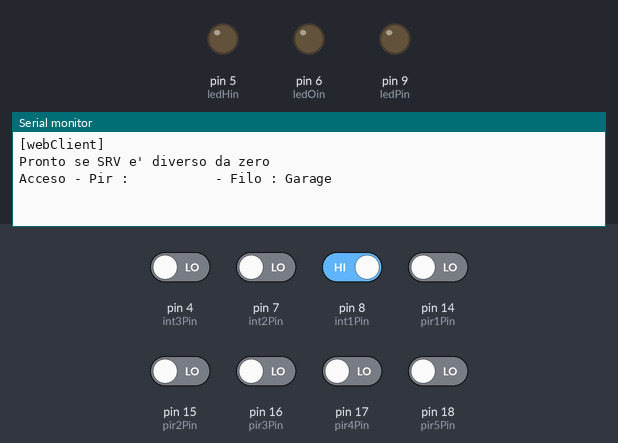
Bench run of a sketch on a simulated Arduino Uno, built with avr-gcc and run on an emulated ATmega328P. Shown: output pins drawn as LEDs (lit = HIGH), the last lines printed to the serial monitor. The inputs (shaded band) are chosen by the test bench; at power-on: pin 8 (int1Pin) HIGH, pin 4 (int3Pin), pin 7 (int2Pin), pin 14 (pir1Pin), pin 15 (pir2Pin), pin 16 (pir3Pin), pin 17 (pir4Pin), pin 18 (pir5Pin) LOW.

Above: at 13.2 s.
13.3 s: pin 7 (int2Pin) driven HIGH
17.0 s: pin 4 (int3Pin) driven HIGH
At 17.9 s:
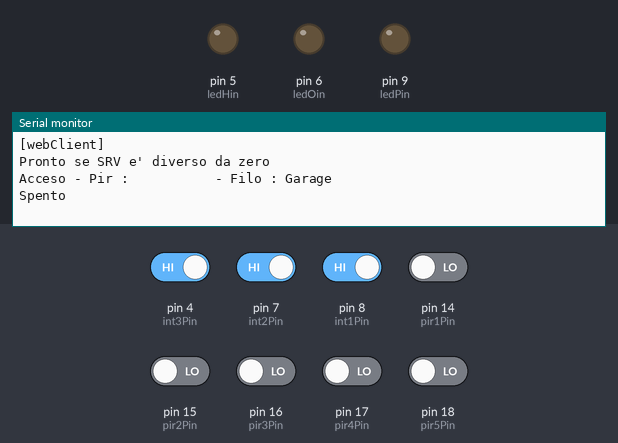
20.7 s: pin 14 (pir1Pin) driven HIGH
At 21.3 s:
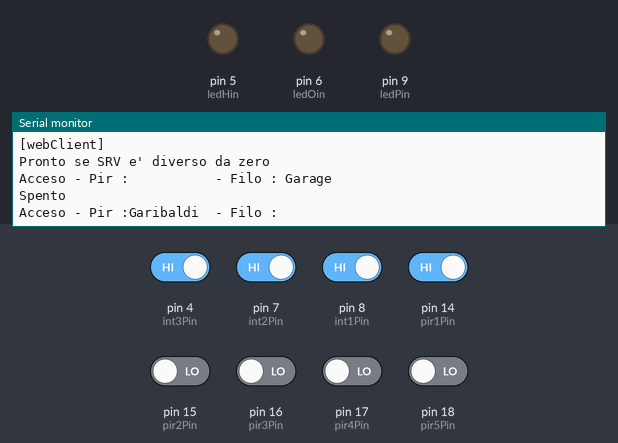
24.4 s: pin 8 (int1Pin) driven LOW
At 26.15 s:
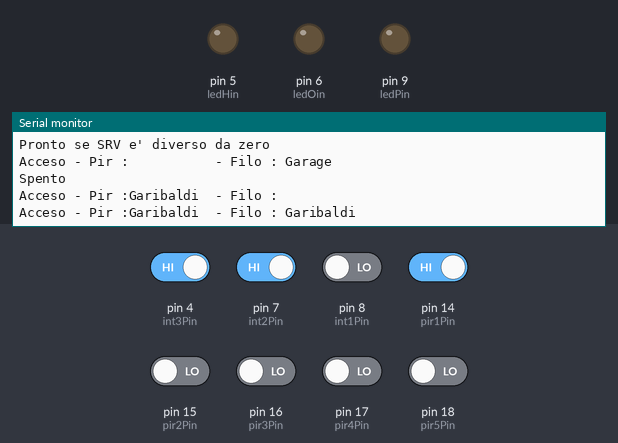
31.9 s: pin 8 (int1Pin) driven HIGH
At 32.21 s:
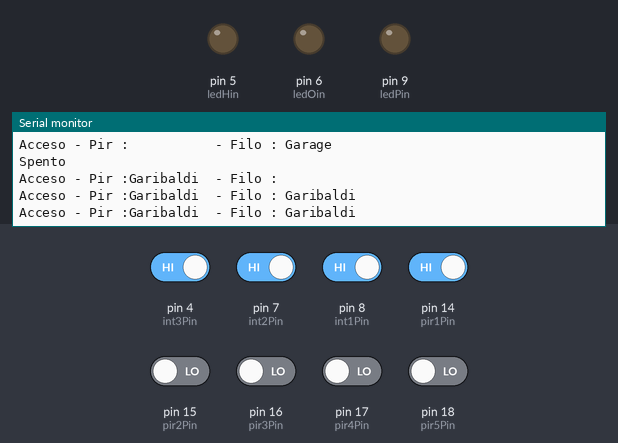
35.6 s: pin 4 (int3Pin) driven LOW
At 36.26 s:
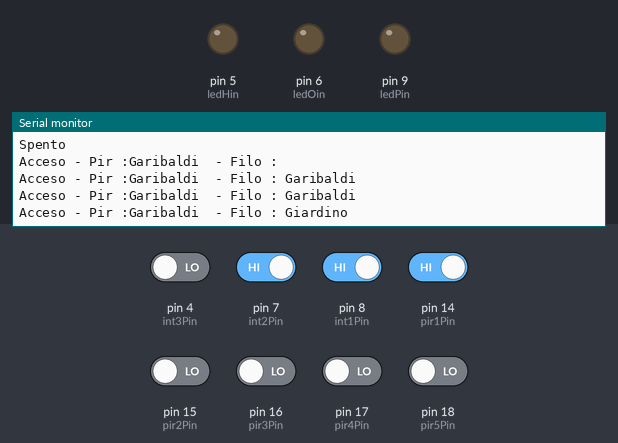

The sketch:

Antifurto_IFTTT_Ethernet.ino
```cpp
/*
 * Allarme volumetrico pin 7
 * con cicalino passivi pin 8
 * chiamata web pin 10-11-12-13, con servizio IFTTT
 */

#include <SPI.h>
#include <EtherCard.h>
/*
https://maker.ifttt.com/trigger/allarme/with/key/gIPjQHXG7GUwbxb_Tn7K3OXRySwQaf6oXyh2QnF1Qod
*/
// ethernet interface mac address, must be unique on the LAN
static byte mymac[] = { 0x74,0x69,0x69,0x2D,0x30,0x31 };

// VALORI ORIGINALI
//char postVariableToURL[250];
//byte Ethernet::buffer[700];

char postVariableToURL[100];

byte Ethernet::buffer[900];
static uint32_t timer;

static byte myip[] = { 192,168,1,208 };
static byte gwip[] = { 192,168,1,1 };
static byte dnsip[] = { 192,168,1,1 };
static byte mask[] = { 255,255,255,0 };
//static byte hisip[] = { 208,86,224,90 };
static byte hisip[] = { 192,168,1,208 };

const char website[] PROGMEM = "maker.ifttt.com";
//const char website[] PROGMEM = "www.google.com";
//const char website[] PROGMEM = "192.168.1.203";
// called when the client request is complete}
boolean ledStatus;

char* on = "ON";
char* off = "OFF";
char* home = "HOME";

char* statusLabel;
char* colorLabel;

int pir1Pin =14;  // Input for HC-S501 il pin 14 -> A0 come digitale terrazzo garibaldi
int pir2Pin =15;  // Input for HC-S501 il pin 15 -> A1 come digitale finestra bagno
int pir3Pin =16;  // Input for HC-S501 il pin 16 -> A2 come digitale terrazzo giardino
int pir4Pin =17;  // Input for HC-S501 il pin 17 -> A3 come digitale corridoio camere
int pir5Pin =18;  // Input for HC-S501 il pin 18 -> A4 come digitale corridoio ingresso

int ledPin =9;  // LED stato generale
int ledHin =5;  // LED stato home
int ledOin =6;  // LED stato acceso

int	int1Pin =8;		// Controllo cavo pir 1 integro 0 interrotto garibaldi
int	int2Pin =7;		// Controllo cavo pir 1 integro 0 interrotto bagno
int	int3Pin =4;		// Controllo cavo pir 1 integro 0 interrotto giardino

int	pirPin;			// Pir incriminato
int	intPin;			// Filo interrotto

int	valled;

int pirValue; // Place to store read PIR Value
int incorso;
long  tempo_disattivo =180000L;  // Tempo in millisecondi di interdizione dopo allarme

static void my_callback (byte status, word off, word len)
{
	Serial.println("<<<");
	Ethernet::buffer[off+300] = 0;
	Serial.println("...");
	Serial.print((const char*) Ethernet::buffer + off);
	Serial.println(" >>>");
	ether.hisport =82;

  	if(ledStatus)
	{
		analogWrite(ledPin, valled);
		if (!strcmp(statusLabel, home))
				colorLabel = "green";
		else	colorLabel = "red";
	}
	else
	{
		digitalWrite(ledPin, LOW);
		colorLabel = "black";
	}
	//delay(tempo_disattivo);
}

void setup()
{
	Serial.begin(9600);
	Serial.println(F("\n[webClient]"));

	if (ether.begin(sizeof Ethernet::buffer, mymac) == 0)
		Serial.println(F("Failed to access Ethernet controller"));

	ether.staticSetup(myip, gwip, dnsip, mask);
	ether.hisport =82;

	ether.printIp("IP:  ", ether.myip);
	ether.printIp("GW:  ", ether.gwip);
	ether.printIp("DNS: ", ether.dnsip);

// via nome dominio
	if (!ether.dnsLookup(website))
		Serial.println("DNS failed");

// via indirizzo IP (v4) statico
  //char websiteIP[] = "192.168.1.203";  ether.parseIp(ether.hisip, websiteIP);

	ether.printIp("SRV: ", ether.hisip);
	delay(2000);

	pinMode(ledPin, OUTPUT);
	pinMode(ledHin, OUTPUT);
	pinMode(ledOin, OUTPUT);
	pinMode(pir1Pin, INPUT);
	pinMode(pir2Pin, INPUT);
	pinMode(pir3Pin, INPUT);
	pinMode(pir4Pin, INPUT);
	pinMode(pir5Pin, INPUT);
	pinMode(int1Pin, INPUT);
	pinMode(int2Pin, INPUT);
	pinMode(int3Pin, INPUT);

	digitalWrite(ledPin, LOW);
	digitalWrite(ledHin, LOW);
	digitalWrite(ledOin, LOW);

	delay(10000);
	Serial.println(F("Pronto se SRV e' diverso da zero"));
	ledStatus = false;
	statusLabel = off;
}

int stato;
long	inizio_all;

void loop()
{
  	word len = ether.packetReceive();
	word pos = ether.packetLoop(len);

	if (incorso
	&& (millis() < inizio_all || ((millis() -inizio_all) >=tempo_disattivo)))
	{
		Serial.println(millis());
		Serial.println(inizio_all);
		Serial.println("Controllo attivo");
		incorso =0;
	}

	if(pos)
	{
		if(strstr((char *)Ethernet::buffer + pos, "GET /?status=ON") != 0)
		{
			Serial.println("Received ON command");
			ledStatus = true;
			statusLabel = on;
			valled =128;
			analogWrite(ledOin, 128);
			digitalWrite(ledHin, LOW);
		}

		if(strstr((char *)Ethernet::buffer + pos, "GET /?status=HOME") != 0)
		{
			Serial.println("Received HOME command");
			ledStatus = true;
			statusLabel = home;
			valled =64;
			analogWrite(ledHin, 200);
			digitalWrite(ledOin, LOW);
		}

		if(strstr((char *)Ethernet::buffer + pos, "GET /?status=OFF") != 0)
		{
			Serial.println("Received OFF command");
			ledStatus = false;
			statusLabel = off;
		}
		if(ledStatus)
		{
			analogWrite(ledPin, valled);
			if (!strcmp(statusLabel, home))
					colorLabel = "green";
			else	colorLabel = "red";
		}
		else
		{
			digitalWrite(ledPin, LOW);
			digitalWrite(ledHin, LOW);
			digitalWrite(ledOin, LOW);
			colorLabel = "black";
		}

		BufferFiller bfill = ether.tcpOffset();

		bfill.emit_p(PSTR("HTTP/1.0 200 OK\r\n"
		"Content-Type: text/html\r\nPragma: no-cache\r\n\r\n"
		"<html><head><title>Controllo Allarme</title></head>"
		"<body>"

		"<center>"
			"<font size=\"10\">Stato Allarme"
				"<h1>"
				"<font color=$S>"
				"$S"
				"</font>"
				"</h1>"
				"<hr>"
				"<table class=\"mia_tabella\" >"
					"<tr>"
						"<td class=\"colonna_1\" >"
							"<a href=\"/?status=OFF\">"
								"<input type=\"button\" value=\"OFF\" >"
							"</a>"
						"</td>"
						"<td class=\"colonna_2\">"
							"<a href=\"/?status=CECK\">"
								"<input type=\"button\" value=\"CECK\" >"
							"</a>"
						"</td>"
					"</tr>"
					"<tr>"
						"<td>"
							"<a href=\"/?status=ON\">"
								"<input type=\"button\" value=\"ON\" >"
							"</a>"
						"</td>"
						"<td>"
							"<a href=\"/?status=HOME\">"
								"<input type=\"button\" value=\"HOME\" >"
							"</a>"
						"</td>"
					"</tr>"
				"</table>"
			"</font>"
		"</center>"
	"</body>"
	"<style>"
	 ".bottoni_class {"
		"height: 40px; width: 60px;"
	 "}"
	 "a input {"
		"font-size: 50px;"
	 "}"

	".mia_tabella {"
		"width: 400px;"
		"margin: auto;"
	"}"
	".mia_tabella td {"
		"height: 80px;"
		"min"
	"}"
	".colonna_1 {"
		"width: 70%;"
	"}"
	"</style>"
	"</html>"
		), colorLabel, statusLabel);

		ether.httpServerReply(bfill.position());
	}

	pirPin =intPin =0;

	pirValue = digitalRead(pir1Pin);
	if (pirValue)
		pirPin =1;
	if (!pirPin)
	{
		pirValue = digitalRead(pir2Pin);
		if (pirValue)
			pirPin =2;
	}
	if (!pirPin)
	{
		pirValue = digitalRead(pir3Pin);
		if (pirValue)
			pirPin =3;
	}
	if (!pirPin && strcmp(statusLabel, home))
	{
		pirValue = digitalRead(pir4Pin);
		if (pirValue)
			pirPin =4;
	}
	if (!pirPin && strcmp(statusLabel, home))
	{
		pirValue = digitalRead(pir5Pin);
		if (pirValue)
			pirPin =5;
	}
	if (!digitalRead(int1Pin))
		intPin =1;
	if (!intPin && !digitalRead(int2Pin))
		intPin =2;
	if (!intPin && !digitalRead(int3Pin))
		intPin =3;

	if (!incorso
	&& (stato != pirValue || intPin))
	{
		if (intPin)
			pirValue =HIGH;

		stato =pirValue;
		if (pirValue)
		{
			int i;
			char appo[20];

			Serial.print(F("Acceso - Pir :"));
			switch(pirPin)
			{
				case 0:
						sprintf(appo, "%-10.10s", "");
						break;
				case 1:
						sprintf(appo, "%-10.10s", "Garibaldi");
						break;
				case 2:
						sprintf(appo, "%-10.10s", "Garage");
						break;
				case 3:
						sprintf(appo, "%-10.10s", "Giardino");
						break;
				case 4:
						sprintf(appo, "%-10.10s", "Ingresso");
						break;
				case 5:
						sprintf(appo, "%-10.10s", "Camere");
						break;
			}
			Serial.print(appo);
			Serial.print(" - Filo : ");
			switch(intPin)
			{
				case 0:
						sprintf(appo, "%-10.10s", "");
						break;
				case 1:
						sprintf(appo, "%-10.10s", "Garibaldi");
						break;
				case 2:
						sprintf(appo, "%-10.10s", "Garage");
						break;
				case 3:
						sprintf(appo, "%-10.10s", "Giardino");
						break;
				case 4:
						sprintf(appo, "%-10.10s", "Camere");
						break;
				case 5:
						sprintf(appo, "%-10.10s", "Ingresso");
						break;
			}
			Serial.println(appo);
			for(i=0; i<50; i++)// Wen a frequency sound
			{
				analogWrite(ledPin, 128);
				delay(1);//delay 1ms
				digitalWrite(ledPin, LOW);
				delay(100);// delay 1ms
			}

			if (ledStatus && !incorso)
			{
				inizio_all =millis();
				incorso =1;
				ether.hisport =80;
				sendValueToRaspViaLan("allarme");
			}
		}
		else  Serial.println(F("Spento"));
	}
}

void sendValueToRaspViaLan(char* value)
{
	ether.packetLoop(ether.packetReceive());
	sprintf(postVariableToURL, "trigger\/%s\/with\/key\/gIPjQHXG7GUwbxb_Tn7K3OXRySwQaf6oXyh2QnF1Qod", value);
	Serial.println(postVariableToURL);
	ether.browseUrl(PSTR("/"), postVariableToURL, website, my_callback);
}
```

Measured:
- after the input at 17.0 s, the serial monitor: prints a new line after 0.07 s (image 1)
- after the input at 20.7 s, the serial monitor: prints a new line at once (image 2)
- after the input at 24.4 s, the serial monitor: prints a new line after 1.4 s (image 3)
- after the input at 35.6 s, the serial monitor: prints a new line after 0.26 s (image 5)
